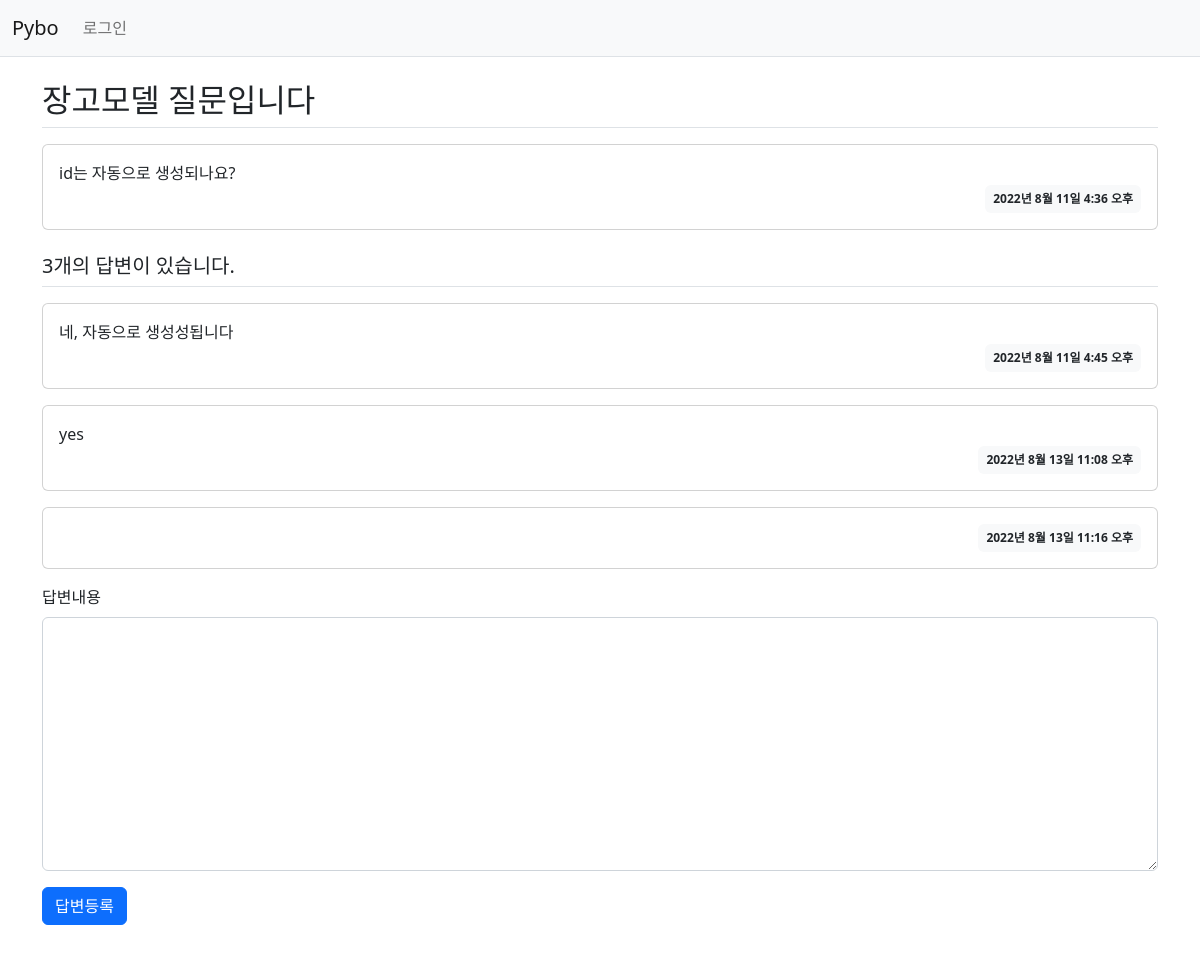
Page /pybo/2/ on the earlier database version.
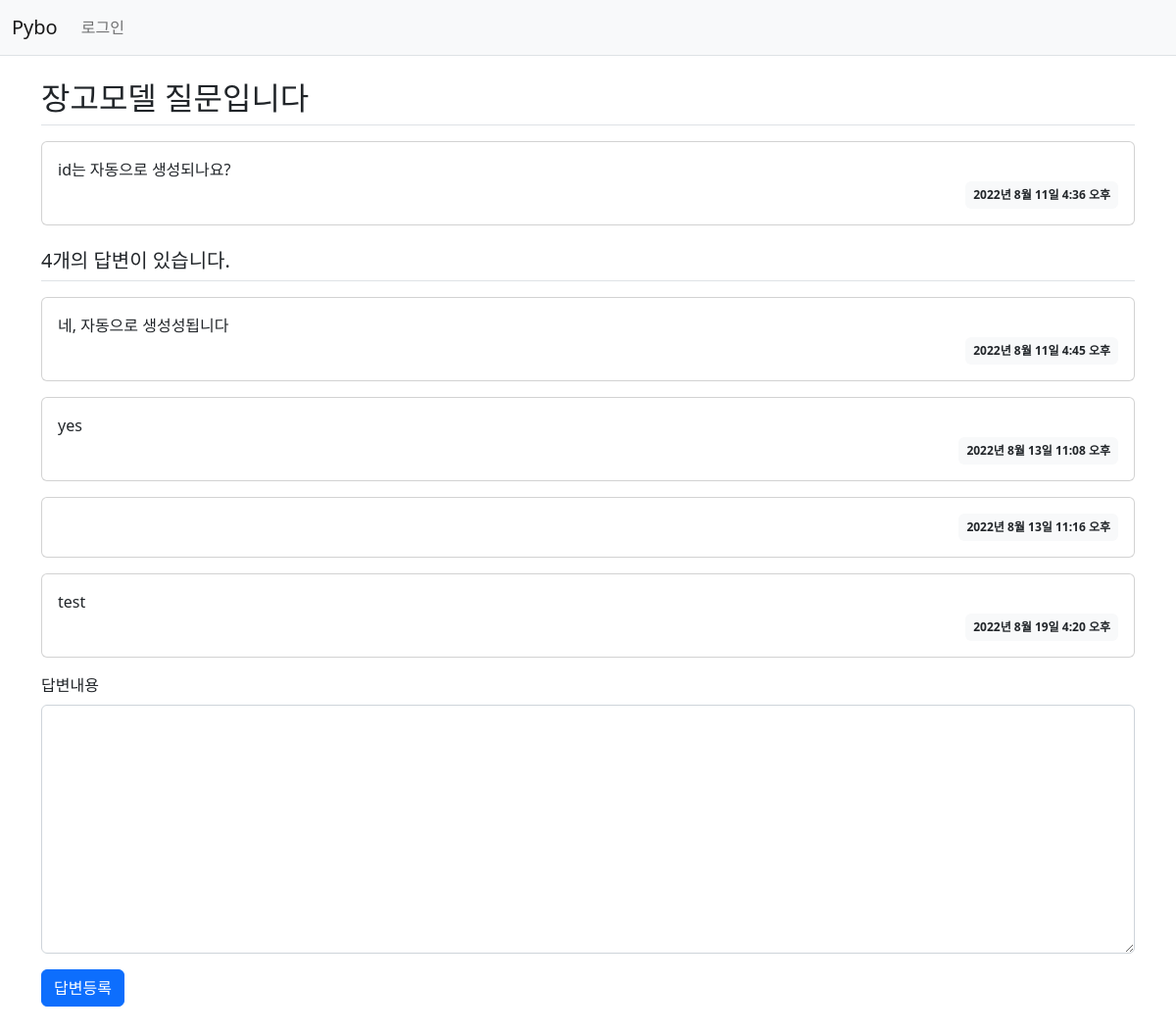
Same page on the later database version.
### pybo/models.py (models this page shows)
class Question(models.Model):
    subject = models.CharField(max_length=200)
    content = models.TextField()
    create_date = models.DateTimeField()

class Answer(models.Model):
    question = models.ForeignKey(Question, on_delete=models.CASCADE)
    content = models.TextField()
    create_date = models.DateTimeField()

### pybo/views.py (the view)
# urls.py: path('<int:question_id>/', views.detail, name='detail'),
def detail(request, question_id):
    question = get_object_or_404(Question, pk=question_id)
    context = {'question': question}
    return render(request, 'pybo/question_detail.html', context)

### templates/pybo/question_detail.html (shortened to what this page needs)
{% extends 'base.html' %}
{% block content %}
<div class="container my-3">
    <h2 class="border-bottom py-2">{{ question.subject }}</h2>
    <div class="card my-3">
        <div class="card-body">
            <div class="card-text" style="white-space: pre-line;">{{ question.content }}</div>
            <div class="d-flex justify-content-end">
                <div class="badge bg-light text-dark p-2">
                    {{ question.create_date }}
                </div>
            </div>
        </div>
    </div>
    <h5 class="border-bottom my-3 py-2">{{question.answer_set.count}}개의 답변이 있습니다.</h5>
    {% for answer in question.answer_set.all %}
    <div class="card my-3">
        <div class="card-body">
            <div class="card-text" style="white-space: pre-line;">{{ answer.content }}</div>
            <div class="d-flex justify-content-end">
                <div class="badge bg-light text-dark p-2">
                    {{ answer.create_date }}
                </div>
            </div>
        </div>
    </div>
    {% endfor %}
    <form action="{% url 'pybo:answer_create' question.id %}" method="post" class="my-3">
        <div class="form-group">
            <label for="content" class="form-label">답변내용</label>
            <textarea name="content" id="content" class="form-control" rows="10"></textarea>
        </div>
        <input type="submit" value="답변등록" class="btn btn-primary my-3">
    </form>
</div>
{% endblock %}

Differences in the rows shown:
computed for Question "장고모델 질문입니다": answer_set.count "3" → "4"
added Answer: content "test", create_date "2022년 8월 19일 4:20 오후"
